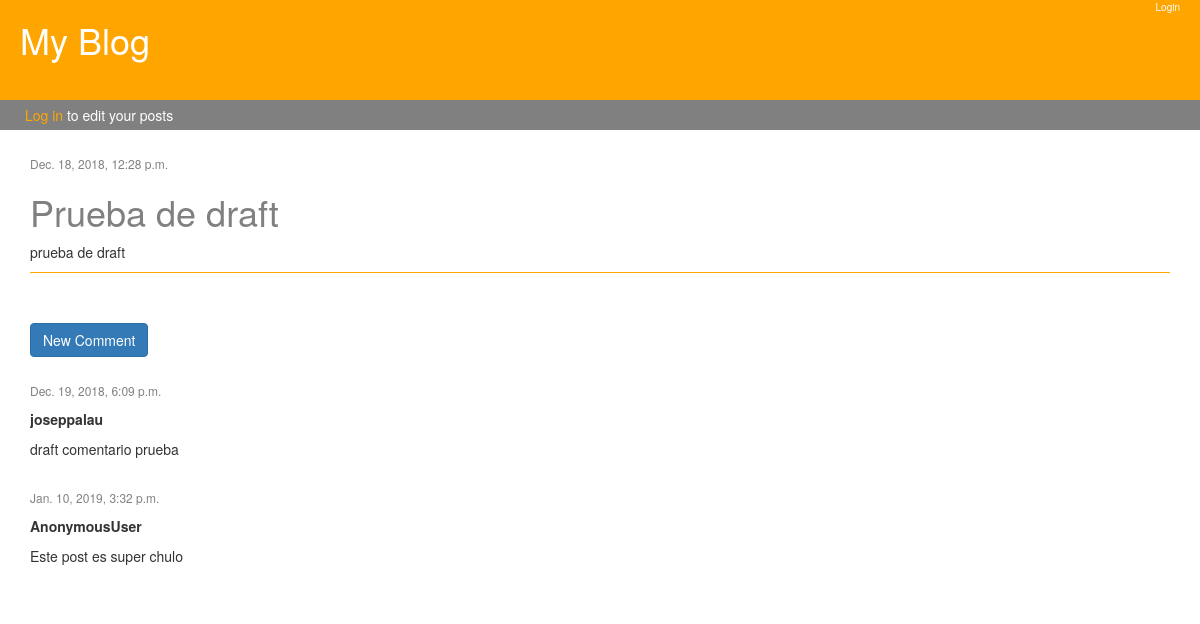
Page /post/6/ on the committed database.
### blog/models.py (models this page shows, shortened)
class Post(models.Model):
    author = models.ForeignKey('auth.User', on_delete=models.CASCADE)
    title = models.CharField(max_length=200)
    post_text = models.TextField(default=" ")
    created_date = models.DateTimeField(default=timezone.now)
    published_date = models.DateTimeField(blank=True, null=True)
    visits = models.PositiveIntegerField(default=0)

class Comment(models.Model):
    post = models.ForeignKey('blog.Post', on_delete=models.CASCADE, related_name = 'comments')
    author = models.CharField(max_length=200)
    text = models.TextField()
    created_date = models.DateTimeField(default=timezone.now)
    approved = models.BooleanField(default=False)

### blog/views.py (the view)
# urls.py: path('post/<int:pk>/', views.post_detail, name='post_detail'),
def post_detail(request, pk):
    post = get_object_or_404(Post, pk=pk)
    post.visits += 1
    post.save()
    stuff_frontend = {'post': post}
    return render(request, 'blog/post_detail.html', stuff_frontend)

### blog/templates/blog/post_detail.html (shortened to what this page needs)
{% extends 'blog/base.html' %}
{% block content %}
        <div class="post">
            <div class="date">
                {% if post.published_date %}
                    {{ post.published_date }}
                {% endif %}
            </div>
             <h1>{{ post.title }}</h1>
             <p>{{ post.post_text }}</p>
        </div>
        <div>
            <a href="{% url 'add_comment' pk=post.pk %}" class="btn btn-primary" style="margin-bottom:25px">New Comment</a>
        </div>
          {% for comment in post.comments.all %}
            <div>
                {% if user.is_authenticated or comment.approved %}
                    <div class="date">
                        <p>{{comment.created_date}}</p>
                    </div>
                    <p><strong>{{comment.author}}</strong></p>
                    <p>{{comment.text}}</p>
                    <br>
                {% endif %}
            </div>
            {% empty %}
            <p>No comments yet...</p>
          {% endfor %}
{% endblock %}

### blog/static/css/style.css (style rules this page uses)
.post { margin-bottom:50px; border-bottom:0.5px solid orange; }
.post a, h2, h1 { color:grey; }
.date { font-size:12px; color:grey; }

### rows in the picture
Post: published_date "Dec. 18, 2018, 12:28 p.m.", title "Prueba de draft", post_text "prueba de draft"
Comment: created_date "Dec. 19, 2018, 6:09 p.m.", author "joseppalau", text "draft comentario prueba"
Comment: created_date "Jan. 10, 2019, 3:32 p.m.", author "AnonymousUser", text "Este post es super chulo"
